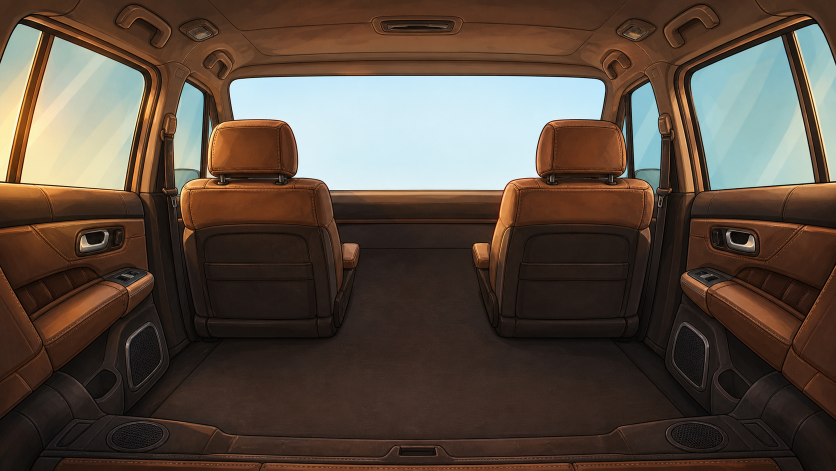
#> input picture unity/CheddarAndCocoa/Assets/Art/ReferenceOnly/GeneratedCarBackseat/Sources/cabin_shell_master.png, 1672 x 941 px (shown at 1/2 size)
$ python generate_car_backseat_pack.py
#> lines starting #> are read from the running program, lines starting #| are printed output that depends on the picture; after the words box and inside, x2 and y2 are one past the last pixel; in counts of white or black regions, pixels touching at a corner belong together
#!/usr/bin/env python3
"""Export the authored Car Ride backseat art pack.

Tracked source masters live in ``Assets/Art/ReferenceOnly/GeneratedCarBackseat/Sources``.
This deterministic derivation step removes chroma keys, aligns the windshield opening,
builds the contract-sensitive seamless scenery, writes the seven runtime PNGs, and
produces after plus before/after review sheets.

The scenery is intentionally code-authored: its first and last columns are identical,
and every pixel is opaque, because Unity uses the sprite alpha as its windshield mask.
"""

from __future__ import annotations

import math
from pathlib import Path

from PIL import Image, ImageDraw, ImageEnhance, ImageFilter


PROJECT = Path(__file__).resolve().parents[2]
ROOT = PROJECT / "unity/CheddarAndCocoa/Assets/Art/Resources/ArenaFinal/Props/CarRide"
TILE_ROOT = PROJECT / "unity/CheddarAndCocoa/Assets/Art/Resources/ArenaFinal/UI/MissionTiles"
REF_ROOT = PROJECT / "unity/CheddarAndCocoa/Assets/Art/ReferenceOnly/GeneratedCarBackseat"
SOURCE_ROOT = REF_ROOT / "Sources"

INK = (51, 37, 28, 255)


def cover_crop(image: Image.Image, size: tuple[int, int]) -> Image.Image:
    """Resize without distortion and crop evenly to the requested canvas."""
#> called with size = (1280, 768)
    image = image.convert("RGBA")
    target_w, target_h = size
#> target_w = 1280; target_h = 768
    scale = max(target_w / image.width, target_h / image.height)
#> scale = 0.816
    resized = image.resize((round(image.width * scale), round(image.height * scale)), Image.Resampling.LANCZOS)
    left = (resized.width - target_w) // 2
#> left = 42
    top = (resized.height - target_h) // 2
#> top = 0
    return resized.crop((left, top, left + target_w, top + target_h))


def chroma_alpha(image: Image.Image) -> Image.Image:
    """Remove the generated green screen with a soft matte and conservative despill."""
    source = image.convert("RGBA")
    output: list[tuple[int, int, int, int]] = []
    for r, g, b, _ in source.getdata():
        dominance = g - max(r, b)
        if g > 145 and dominance > 35:
            # The generated background is highly saturated. A 35..105 ramp keeps
            # antialiased #33251c outlines while eliminating green edge halos.
            alpha = round(255 * max(0.0, min(1.0, (105 - dominance) / 70)))
            g = min(g, max(r, b) + 14)
        else:
            alpha = 255
        output.append((r, g, b, alpha))
    source.putdata(output)
    return source


def fit_subject(image: Image.Image, size: tuple[int, int], padding: int) -> Image.Image:
    """Trim a keyed subject and fit it into a stable transparent runtime canvas."""
    bbox = image.getchannel("A").getbbox()
    if bbox is None:
        raise ValueError("Chroma removal produced an empty subject")
    subject = image.crop(bbox)
    available = (size[0] - padding * 2, size[1] - padding * 2)
    subject.thumbnail(available, Image.Resampling.LANCZOS)
    canvas = Image.new("RGBA", size, (0, 0, 0, 0))
    canvas.alpha_composite(subject, ((size[0] - subject.width) // 2, (size[1] - subject.height) // 2))
    return canvas


def cabin_shell() -> Image.Image:
    image = cover_crop(Image.open(SOURCE_ROOT / "cabin_shell_master.png"), (1280, 768))
    # A deliberately simple opening matches the fixed 44 x 5.8 world-unit mask.
    # The dark lip makes the new opening feel authored into the source cabin rather
    # than looking like a rectangle punched out after the fact.
    frame = Image.new("RGBA", image.size, (0, 0, 0, 0))
#> frame: PIL image 1280x768 RGBA; every value is 0
    d = ImageDraw.Draw(frame)
    d.rounded_rectangle((104, 24, 1176, 194), radius=42, fill=(35, 30, 27, 255), outline=INK, width=12)
    d.rounded_rectangle((122, 40, 1158, 178), radius=30, fill=(103, 143, 153, 255), outline=(93, 66, 46, 255), width=7)
    image.alpha_composite(frame)
#> image: PIL image 1280x768 RGBA

    alpha = image.getchannel("A")
#> alpha: PIL image 1280x768 L; every value is 255
    mask = Image.new("L", image.size, 0)
#> mask: PIL image 1280x768 L; every value is 0
    ImageDraw.Draw(mask).rounded_rectangle((128, 45, 1152, 173), radius=26, fill=255)
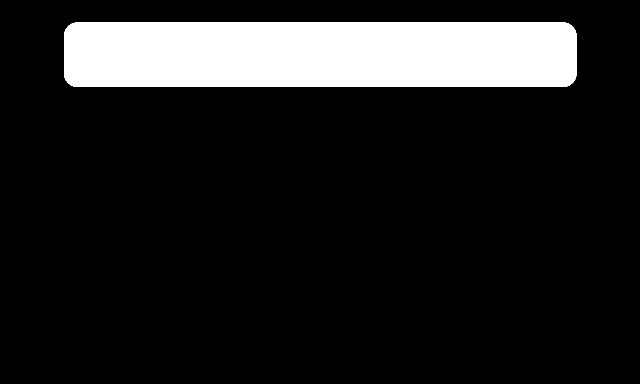
#> mask: PIL image 1280x768 L (shown at 1/2 size); 13.4% white; 1 white region, box (x1, y1, x2, y2) and area: (128, 45, 1153, 174) 131625
    # Feather only the antialiased edge; the broad opening stays truly transparent.
    mask = mask.filter(ImageFilter.GaussianBlur(0.65))
    alpha_pixels = [max(0, a - m) for a, m in zip(alpha.getdata(), mask.getdata())]
#> alpha_pixels = 983040 items
    alpha.putdata(alpha_pixels)
    image.putalpha(alpha)

    # Camera-coverage contract: every outside edge is fully opaque.
    pixels = image.load()
    for x in range(image.width):
        pixels[x, 0] = (*pixels[x, 0][:3], 255)
        pixels[x, image.height - 1] = (*pixels[x, image.height - 1][:3], 255)
    for y in range(image.height):
        pixels[0, y] = (*pixels[0, y][:3], 255)
        pixels[image.width - 1, y] = (*pixels[image.width - 1, y][:3], 255)
    return image


def authored_subject(source_name: str, size: tuple[int, int], padding: int) -> Image.Image:
#> called with source_name = 'bench_chroma_master.png', size = (1280, 384), padding = 10
    return fit_subject(chroma_alpha(Image.open(SOURCE_ROOT / source_name)), size, padding)
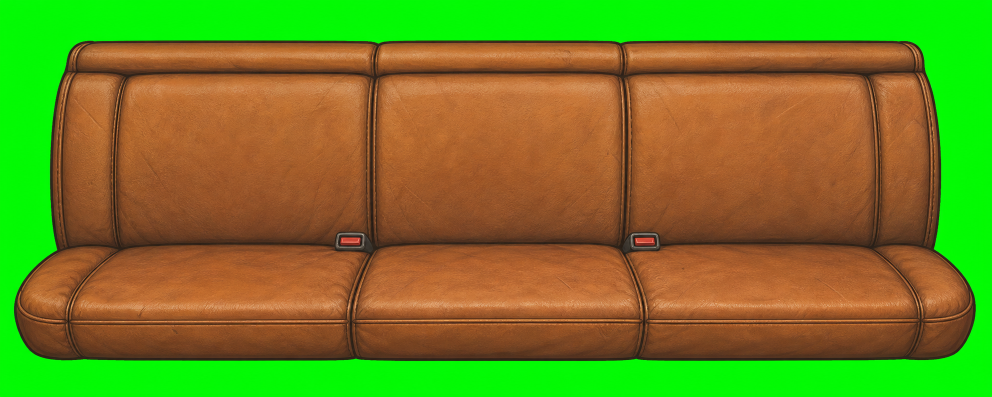
#> input picture unity/CheddarAndCocoa/Assets/Art/ReferenceOnly/GeneratedCarBackseat/Sources/bench_chroma_master.png, 1983 x 793 px (shown at 1/2 size)
#> the loop in chroma_alpha, `for r, g, b, _ in source.getdata():` made 1572519 passes
#> (r, g, b, dominance) on passes 1 to 12: (20, 34, 15, 221), (13, 28, 14, 232), (8, 23, 9, 239), (6, 22, 8, 241), (5, 22, 8, 242), (4, 21, 7, 243), (4, 21, 7, 243), (4, 20, 6, 244), (5, 20, 6, 243), (5, 20, 6, 243), (6, 21, 7, 242), (6, 21, 7, 242)
#> (dominance, g) on passes 61 to 66: (243, 20), (243, 20), (243, 20), (243, 20), (243, 20), (243, 20)
#> after the loop in chroma_alpha, `for r, g, b, _ in source.getdata():`: output = 1572519 items
#> in fit_subject, `bbox = image.getchannel("A").getbbox()`: bbox = (28, 81, 1952, 722)
#> in fit_subject, `available = (size[0] - padding * 2, size[1] - padding * 2)`: available = (1260, 364)
#> in fit_subject, `canvas = Image.new("RGBA", size, (0, 0, 0, 0))`: canvas: PIL image 1280x384 RGBA; every value is 0


def bench_sprite() -> Image.Image:
    """Calm the leather into a midtone lane so both gold and chocolate dogs read."""
    bench = authored_subject("bench_chroma_master.png", (1280, 384), 10)
    alpha = bench.getchannel("A")
#> alpha: PIL image 1280x384 L
    bench = ImageEnhance.Color(bench).enhance(0.72)
    bench = ImageEnhance.Brightness(bench).enhance(0.84)
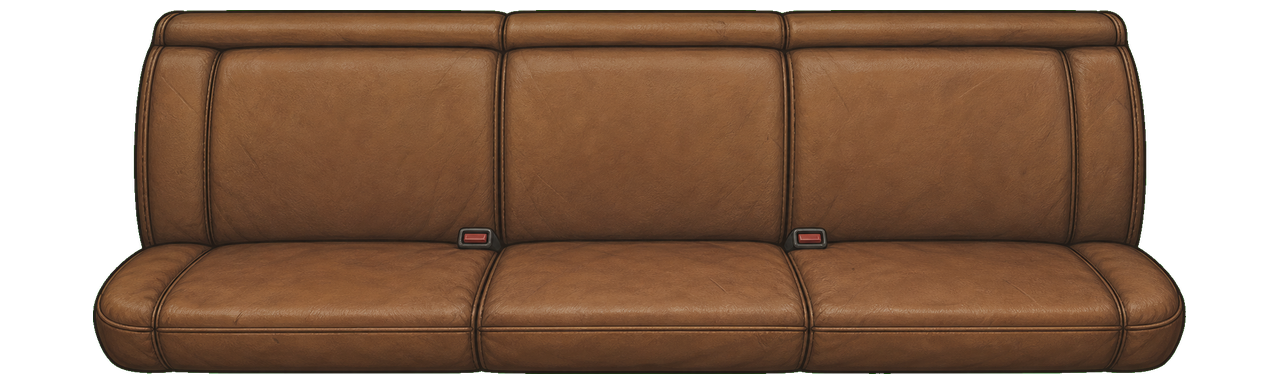
#> bench: PIL image 1280x384 RGBA; mean R, G, B, A 86.6, 58, 37.9, 192.7; transparent parts drawn white
    bench = ImageEnhance.Contrast(bench).enhance(0.88)
    bench.putalpha(alpha)
    return bench


def windshield_scenery() -> Image.Image:
    """Create a fully opaque, horizontally seamless parallax neighborhood strip."""
    scale = 2
#> scale = 2
    w, h = 1280 * scale, 256 * scale
#> w = 2560; h = 512
    image = Image.new("RGB", (w, h), (156, 210, 224))
#> image: PIL image 2560x512 RGB
    d = ImageDraw.Draw(image)

    # Vertical-only gradients tile perfectly horizontally.
    for y in range(h):
        if y < 292:
            t = y / 292
            color = (round(133 + 52 * t), round(198 + 34 * t), round(226 + 12 * t))
        elif y < 350:
            t = (y - 292) / 58
            color = (round(108 - 15 * t), round(151 - 18 * t), round(95 - 20 * t))
        else:
            t = (y - 350) / (h - 350)
            color = (round(91 - 19 * t), round(98 - 20 * t), round(101 - 22 * t))
        d.line((0, y, w, y), fill=color)

    # Soft periodic cloud streaks and distant tree canopy add depth without breaking seams.
    cloud = Image.new("RGBA", image.size, (0, 0, 0, 0))
#> cloud: PIL image 2560x512 RGBA; every value is 0
    cd = ImageDraw.Draw(cloud)
    for x, y, rx, ry in ((230, 72, 210, 34), (920, 108, 260, 42), (1740, 66, 230, 36)):
        cd.ellipse((x - rx, y - ry, x + rx, y + ry), fill=(244, 244, 220, 65))
    cloud = cloud.filter(ImageFilter.GaussianBlur(18))
    image = Image.alpha_composite(image.convert("RGBA"), cloud)
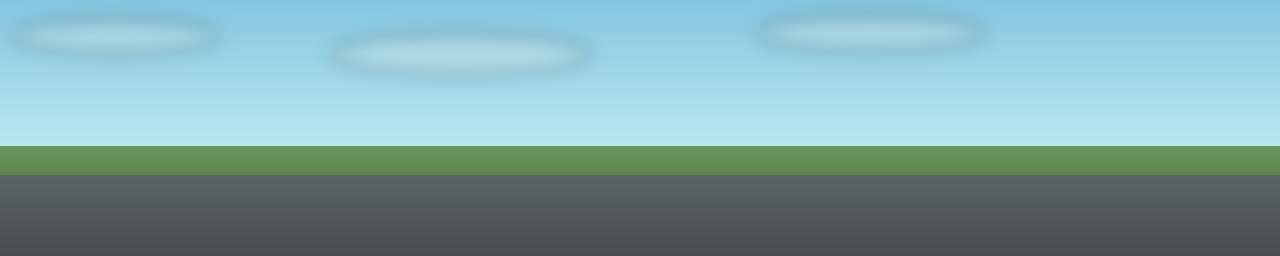
#> image: PIL image 2560x512 RGBA (shown at 1/2 size); mean R, G, B, A 128, 165.8, 169.1, 255
    d = ImageDraw.Draw(image)

    # Back row: smaller desaturated homes.
    for x, body, roof in ((90, "#c58c69", "#7b4b43"), (590, "#d8b07c", "#586f72"),
                          (1120, "#b98273", "#6a4b59"), (1680, "#d2a46d", "#70544a"),
                          (2180, "#c88f72", "#526c70")):
        x *= scale
        base_y = 310
        d.rectangle((x, base_y - 92, x + 178, base_y), fill=body, outline=INK[:3], width=7)
        d.polygon((x - 18, base_y - 92, x + 89, base_y - 164, x + 196, base_y - 92),
                  fill=roof, outline=INK[:3])
        for wx in (x + 30, x + 116):
            d.rounded_rectangle((wx, base_y - 70, wx + 34, base_y - 28), radius=4,
                                fill="#bde1e4", outline=INK[:3], width=4)
        d.rectangle((x + 74, base_y - 62, x + 108, base_y), fill="#704b38", outline=INK[:3], width=4)
#> this loop made 5 passes
#> x on passes 1 to 5: 180, 1180, 2240, 3360, 4360

    # Trees sit in front of houses; none touches an edge, so the boundary remains pure background.
    for x, radius, green in ((410, 58, "#4f8b55"), (980, 72, "#5d9654"),
                             (1500, 62, "#3f7d4c"), (2050, 76, "#568d49"), (2420, 54, "#477f50")):
        d.rounded_rectangle((x - 11, 238, x + 11, 330), radius=6, fill="#76513c")
        d.ellipse((x - radius, 154, x + radius, 154 + radius * 2), fill=green, outline=INK[:3], width=6)
        d.ellipse((x - radius // 2, 132, x + radius // 2, 230), fill="#77ab5b")

    # Near verge, curb, and road have enough texture to imply speed while remaining quiet.
    d.rectangle((0, 310, w, 352), fill="#779452")
    d.rectangle((0, 346, w, 366), fill="#d8c9a5")
    d.rectangle((0, 366, w, h), fill="#535b63")
    d.line((0, 374, w, 374), fill="#33251c", width=8)
    for x in range(96, w, 320):
        d.rounded_rectangle((x, 432, x + 138, 451), radius=9, fill="#f3e4ba")
    for x in range(44, w, 180):
        shade = 87 + round(8 * math.sin(2 * math.pi * x / w))
        d.line((x, 390, x + 90, 506), fill=(shade, shade + 5, shade + 8, 75), width=3)
#> this loop made 14 passes
#> shade on passes 1 to 12: 88, 91, 94, 95, 95, 93, 90, 87, 83, 81, 79, 79

    image = image.convert("RGB").resize((1280, 256), Image.Resampling.LANCZOS).convert("RGBA")
#> image: PIL image 1280x256 RGBA
    # Hard guarantees consumed by BuildWindshieldScroller/SpriteMask.
    pixels = image.load()
    for y in range(image.height):
        pixels[image.width - 1, y] = pixels[0, y]
    image.putalpha(Image.new("L", image.size, 255))
    return ImageEnhance.Color(image).enhance(1.04)
#> returned value: PIL image 1280x256 RGBA


# [71 lines left out: functions thumbnail, contact_sheet, before_after, validate, not called in this run]


def main() -> None:
    ROOT.mkdir(parents=True, exist_ok=True)
    REF_ROOT.mkdir(parents=True, exist_ok=True)
    outputs = {
        "backseat_cabin_shell": cabin_shell(),
        "backseat_bench": bench_sprite(),
        "backseat_windshield_scenery": windshield_scenery(),
        "car_dashboard_driver": authored_subject("driver_chroma_master.png", (512, 384), 8),
        "seat_cooler": authored_subject("cooler_chroma_master.png", (512, 512), 16),
        "seat_toy_bin": authored_subject("toy_bin_chroma_master.png", (512, 512), 16),
        "carride": cover_crop(Image.open(SOURCE_ROOT / "carride_tile_master.png"), (1254, 1254)).convert("RGB"),
    }
#> call 2 of authored_subject, with source_name = 'driver_chroma_master.png', size = (512, 384), padding = 8
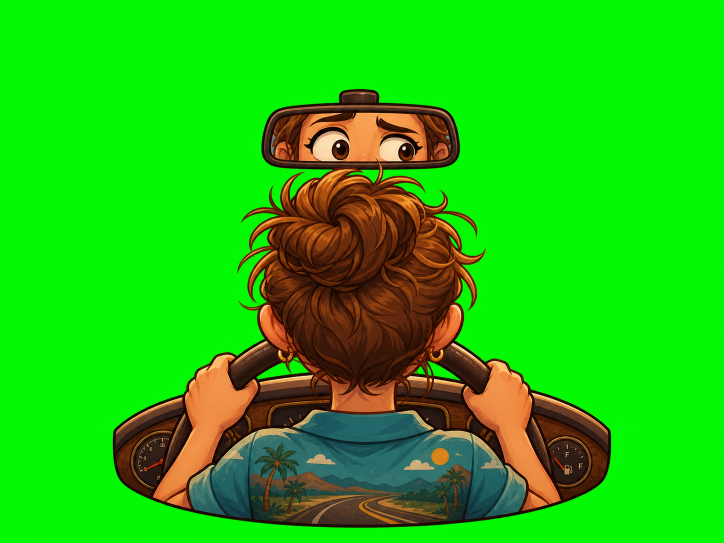
#> input picture unity/CheddarAndCocoa/Assets/Art/ReferenceOnly/GeneratedCarBackseat/Sources/driver_chroma_master.png, 1448 x 1086 px (shown at 1/2 size)
#> the loop in chroma_alpha (call 2), `for r, g, b, _ in source.getdata():` made 1572528 passes
#> (r, g, b, dominance) on passes 1 to 12: (15, 29, 14, 226), (9, 27, 13, 232), (6, 22, 8, 239), (4, 21, 7, 241), (4, 20, 6, 242), (3, 20, 6, 242), (3, 19, 5, 243), (4, 19, 5, 243), (4, 20, 6, 242), (5, 20, 6, 242), (5, 20, 6, 242), (5, 19, 5, 242)
#> (r, g, b) on passes 59 to 60: (5, 248, 6), (5, 248, 6)
#> in fit_subject (call 2), `canvas = Image.new("RGBA", size, (0, 0, 0, 0))`: canvas: PIL image 512x384 RGBA; every value is 0
#> call 3 of authored_subject, with source_name = 'cooler_chroma_master.png', size = (512, 512), padding = 16
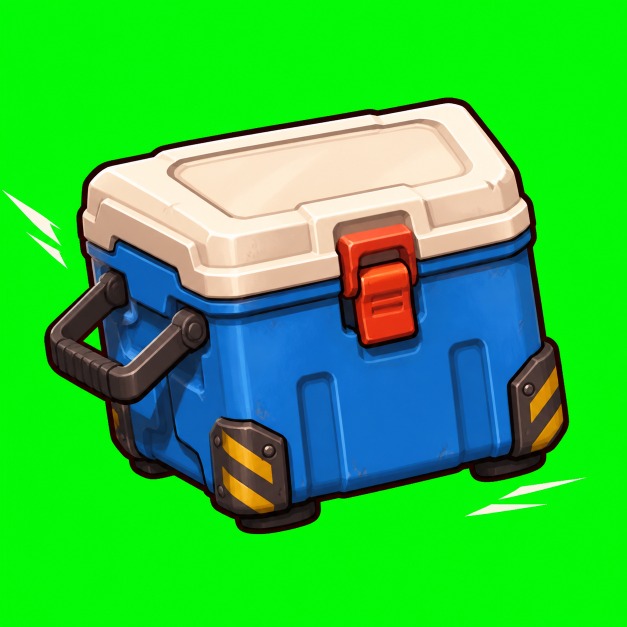
#> input picture unity/CheddarAndCocoa/Assets/Art/ReferenceOnly/GeneratedCarBackseat/Sources/cooler_chroma_master.png, 1254 x 1254 px (shown at 1/2 size)
#> call 3 of fit_subject, with size = (512, 512), padding = 16
#> in fit_subject (call 3), `canvas = Image.new("RGBA", size, (0, 0, 0, 0))`: canvas: PIL image 512x512 RGBA; every value is 0
#> in fit_subject (call 3), `canvas.alpha_composite(subject, ((size[0] - subject.width) // 2, (size..`:
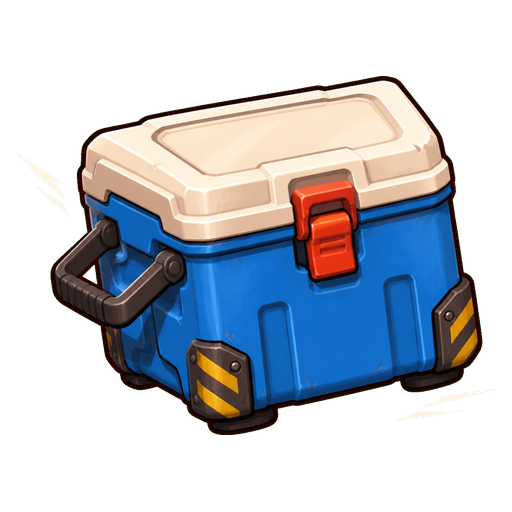
#> canvas: PIL image 512x512 RGBA; mean R, G, B, A 48.6, 54.5, 62.6, 111.3; transparent parts drawn white
    validate(outputs)

    for name, image in outputs.items():
        path = TILE_ROOT / "carride.png" if name == "carride" else ROOT / f"{name}.png"
        image.save(path, optimize=True)

    sheet_items = [(name, outputs[name]) for name in (
        "backseat_cabin_shell", "backseat_bench", "backseat_windshield_scenery",
        "car_dashboard_driver", "seat_cooler", "seat_toy_bin", "carride")]
    after = contact_sheet(sheet_items)
    after.save(REF_ROOT / "car_backseat_pack_contact_sheet.png", optimize=True)
    before_after(after).save(REF_ROOT / "car_backseat_before_after_contact_sheet.png", optimize=True)
    print("Exported 7 Car Ride assets; opacity, edge coverage, dimensions, and seamless wrap validated.")


if __name__ == "__main__":
#> (the run stopped early here; a loop or call above may not have finished)
